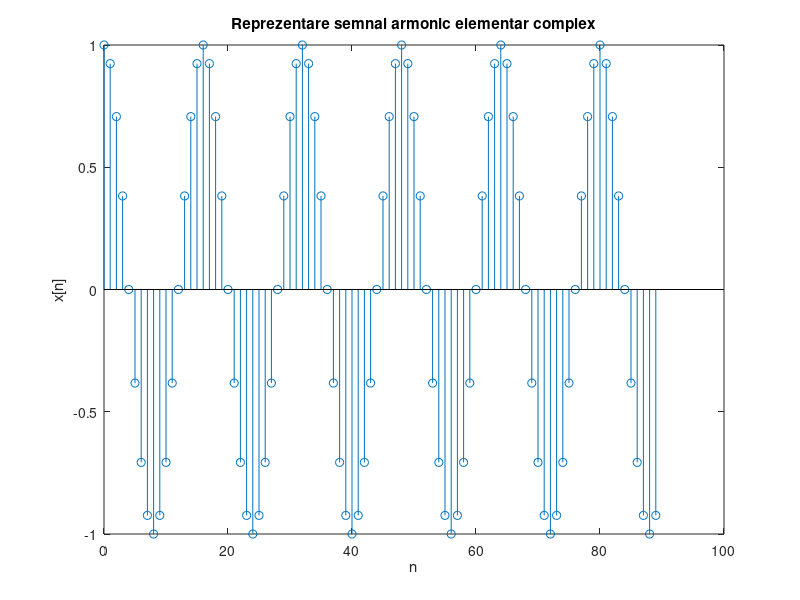
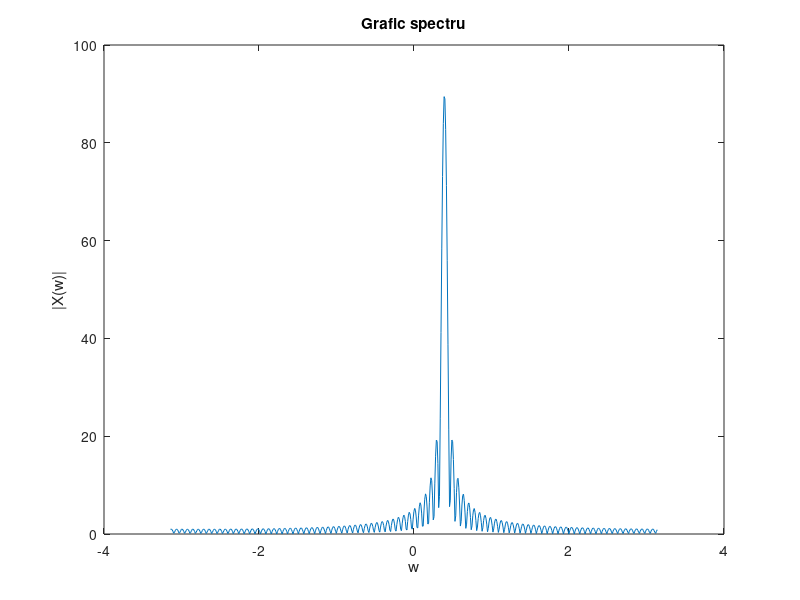
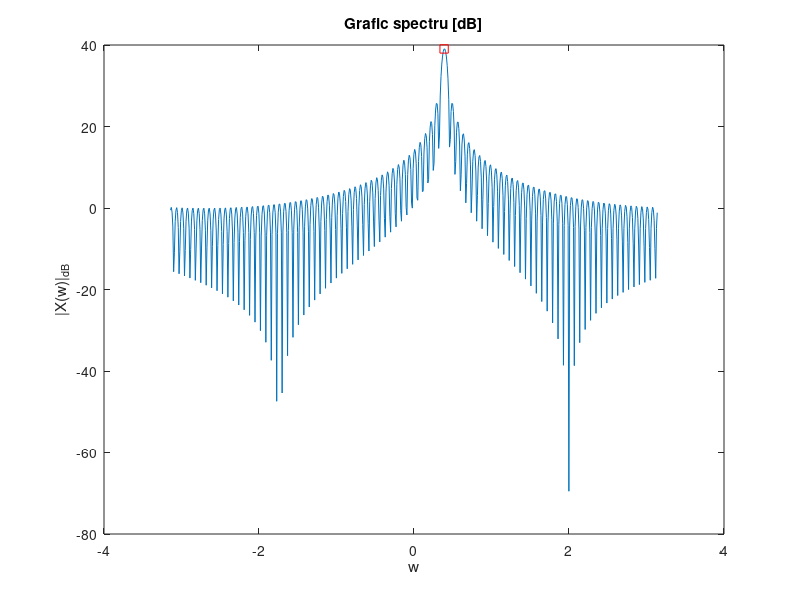
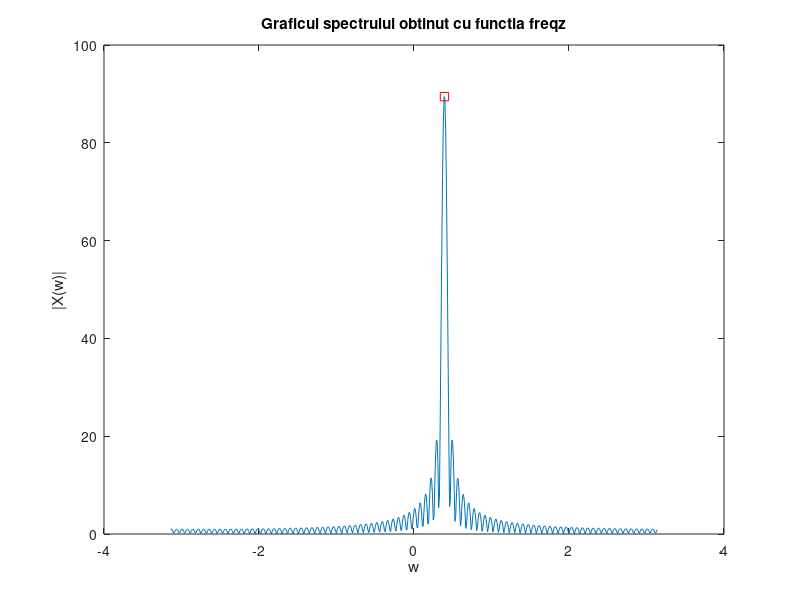

The MATLAB source for these figures, in order:
clc; clear all; close all;
N = 90;
n = 0:N-1;
w0 = pi/8;
w = -pi: 0.01: pi;

x = exp(j*n*w0); %semnal sinusoidal complex
X = x * exp(-j*n'*w); %Transformata Fourier a semnalului x 
X_1 = freqz(x,1,w);

figure(1)
stem(n, x)
xlabel('n')
ylabel('x[n]')
title('Reprezentare semnal armonic elementar complex')


%a)
figure(2)
plot(w, abs(X))
xlabel('w')
ylabel('|X(w)|')
title('Grafic spectru')

figure(3)
plot(w, 20*log10(abs(X)))
hold on
plot(0.38841,39.0308,'rs')
xlabel('w')
ylabel('|X(w)|_d_B')
title('Grafic spectru [dB]')
hold off
%Din figura 2 se observa ca punctul de maxim se atinge pentru w = 0.38841
%care este aproximativ egal cu w0 = pi/8 => valoarea maxima se atinge in w0

val_max = max(abs(X)); 
%valoarea maxima, atinsa la w0 

%b)
figure(4)
plot(w, abs(X_1))
hold on
xlabel('w')
ylabel('|X(w)|')
title('Graficul spectrului obtinut cu functia freqz')
%Intr-adevar graficul nu contine doar o linie spectrala cum prevede
%relatia (2.9); acest lucru are loc din cauza fenomenului de scurgere
%spectrala, care determina ca linia spectrala principala sa se raspandeasca
%in semnale mai largi

%c)
plot(w0,max(abs(X_1)),'rs')
hold off

% |H(w0)| = 0.894496 ~= N
%Daca ne raportam la teorema lui Parseval care sustine ca energia se
%conserva pana la o constanta independenta de proces => proprietatea nu
%este una normala
